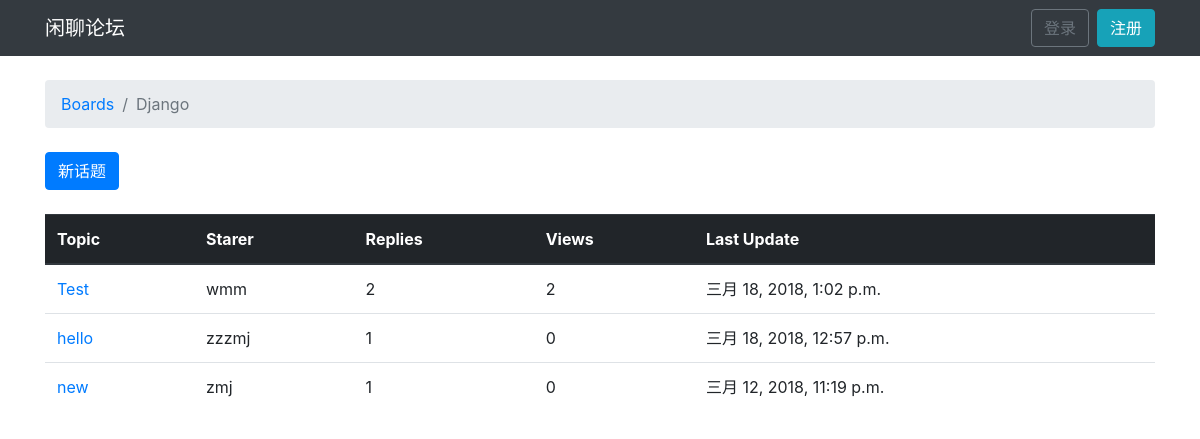
Screenshot of /boards/1 with the database file from the repository.
### Board/models.py (models this page shows, shortened)
class Board(models.Model):
    name = models.CharField(max_length=32, unique=True)
    description = models.CharField(max_length=100)

class Topic(models.Model):
    subject = models.CharField(max_length=200)
    last_update = models.DateTimeField(auto_now_add=True)
    board = models.ForeignKey(Board, on_delete=models.CASCADE, related_name='topics')
    starter = models.ForeignKey(User, on_delete=models.CASCADE, related_name='topics')
    views = models.PositiveIntegerField(default=0)  # ???

### Board/views.py (the view)
# urls.py: path('boards/<int:pk>', views.board_topics, name='board_topics'),
def board_topics(req, pk):
    board = get_object_or_404(Board, id=pk)
    topics = board.topics.order_by('-last_update').annotate(replies=Count('posts') - 1)
    return render(req, 'topics.html', {'board': board, 'topics': topics})

### templates/topics.html (shortened to what this page needs)
{% extends 'base.html' %}
{% block breadcrumb %}
<li class="breadcrumb-item"><a href="{% url 'home' %}">Boards</a></li>
    <li class="breadcrumb-item active">{{ board.name }}</li>
{% endblock %}
{% block content %}
    <div class="mb-4">
        <a href="{% url 'new_topic' board.pk %}" class="btn btn-primary">新话题</a>
    </div>
<table  class="table table-hover">
    <thead class="thead-dark">
    <tr>
    <th>Topic</th>
    <th>Starer</th>
    <th>Replies</th>
    <th>Views</th>
    <th>Last Update</th>
    </tr>
    </thead>
    <tbody>
    {% for topic in topics %}
    <tr>
        <td><a href="{% url 'topic_posts' board.pk topic.pk %}">{{ topic.subject }}</a></td>
        <td>{{ topic.starter.username }}</td>
        <td>{{ topic.replies }}</td>
        <td>{{ topic.views }}</td>
        <td>{{ topic.last_update }}</td>
    </tr>
    {% endfor %}
    </tbody>
</table>
{% endblock %}

### rows the page displays
Board: name "Django"
Topic: subject "Test", starter.username "wmm", replies "2", views "2", last_update "三月 18, 2018, 1:02 p.m."
Topic: subject "hello", starter.username "zzzmj", replies "1", views "0", last_update "三月 18, 2018, 12:57 p.m."
Topic: subject "new", starter.username "zmj", replies "1", views "0", last_update "三月 12, 2018, 11:19 p.m."
